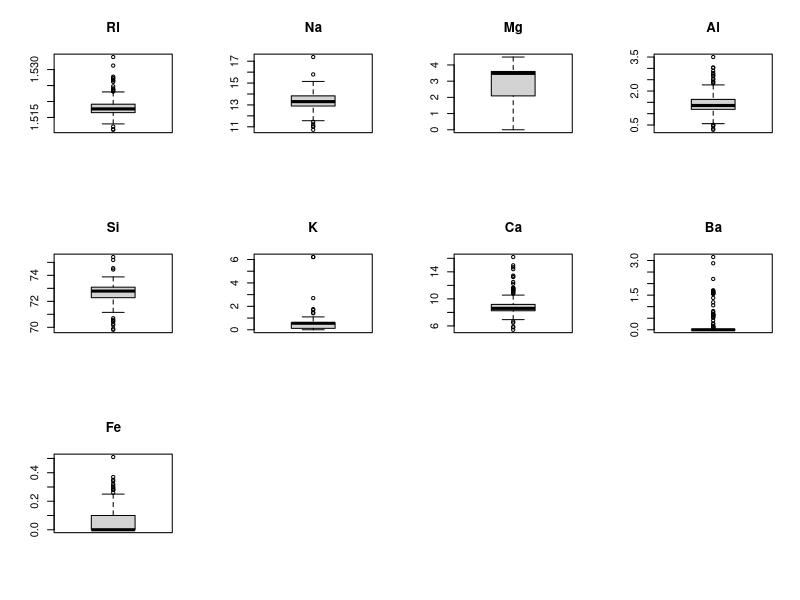
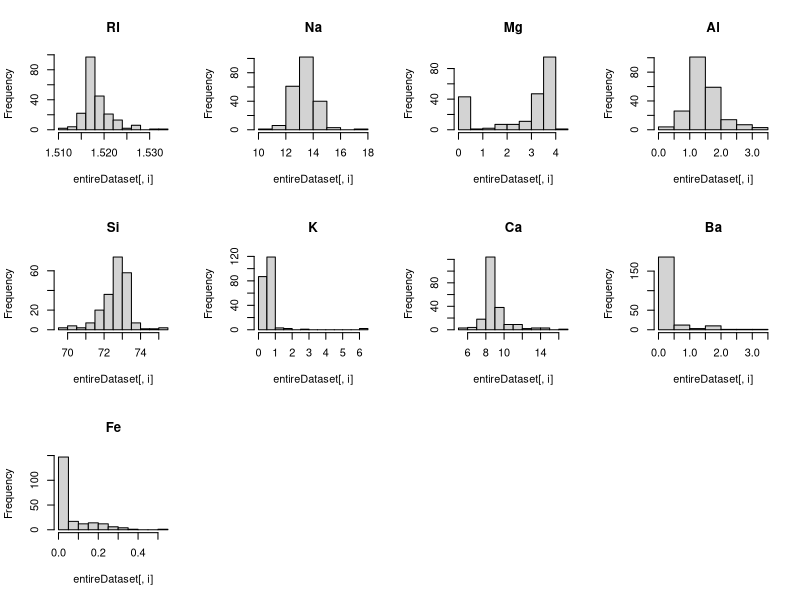
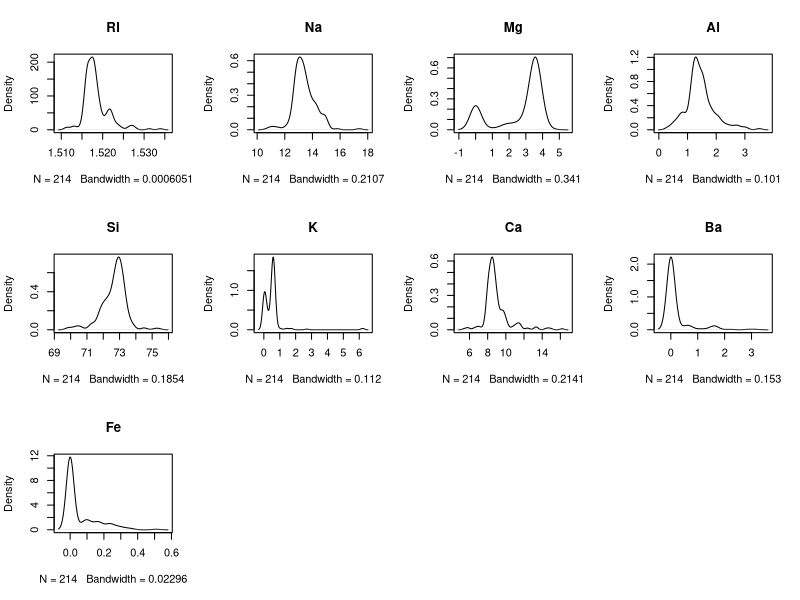
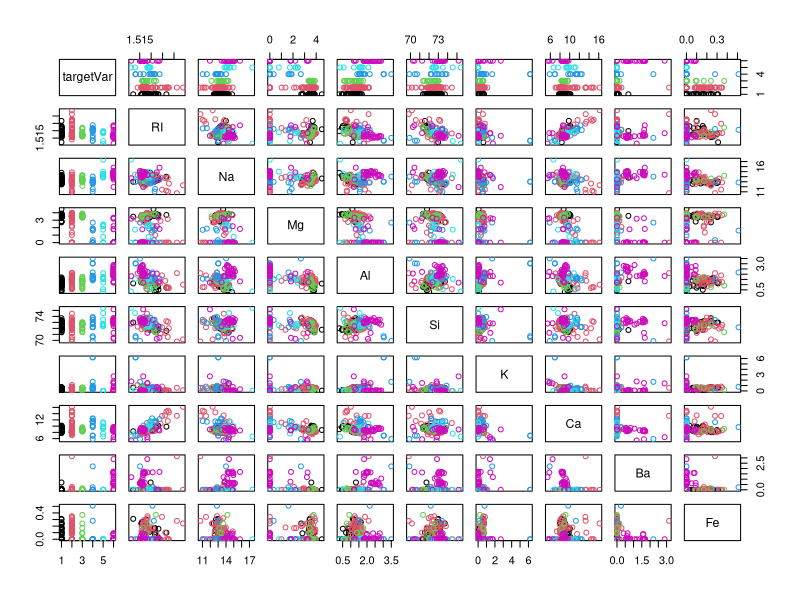
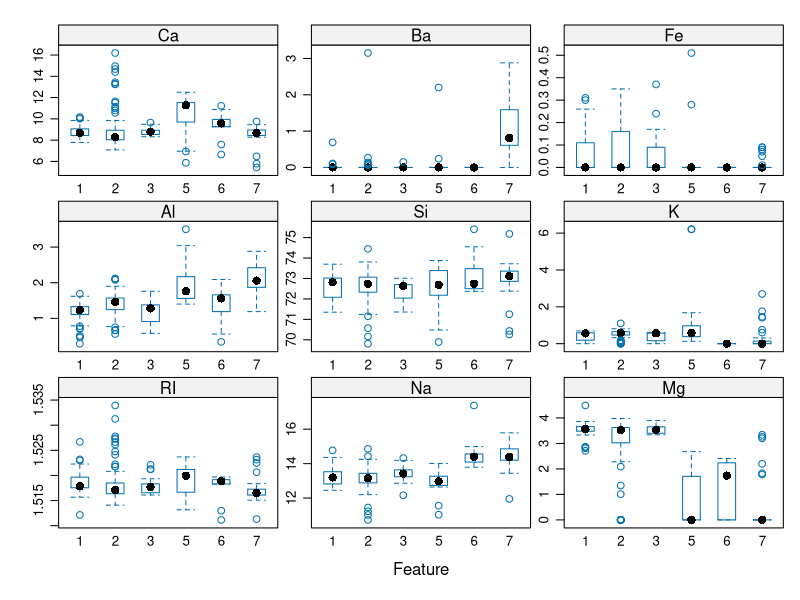
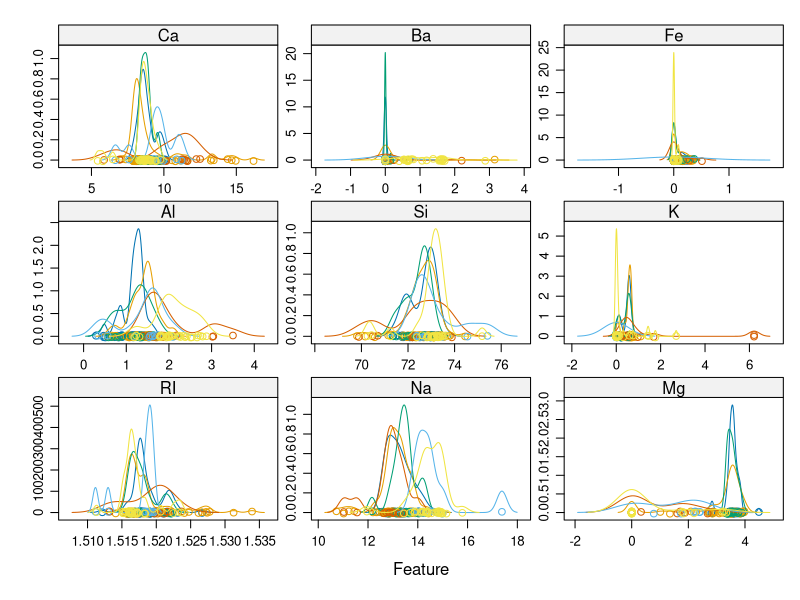
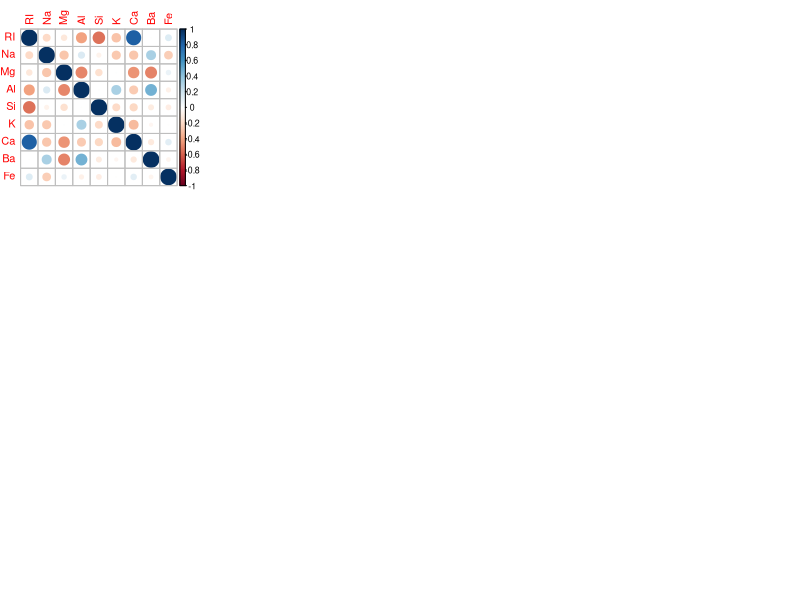

R code for these plots, in order: (Note: this script raises an error after producing the figures.)
## ---- chunk 1
knitr::opts_chunk$set(echo = TRUE)
## ---- chunk 2
startTimeScript <- proc.time()
library(caret)
library(corrplot)
library(mlbench)
## ---- chunk 3
#entireDataset <- read.csv("some_dataset.csv", header= TRUE, stringsAsFactors = FALSE)
data(Glass)
entireDataset <- Glass

# Rename the class column/target to a standard label
colnames(entireDataset)[ncol(entireDataset)] <- "targetVar"
## ---- chunk 4
# Create one random seed number for reproducible results
seedNum <- 888
set.seed(seedNum)

# Use variable totCol to hold the number of columns in the dataframe
totCol <- ncol(entireDataset)
## ---- chunk 5
# Set up a variable for the total number of attribute columns (totAttr)
totAttr <- totCol-1
# Set up the number of row and columns for visualization display. dispRow * dispCol should be >= totAttr
dispCol <- 4
if (totAttr%%dispCol == 0) {
dispRow <- totAttr%/%dispCol
} else {
dispRow <- (totAttr%/%dispCol) + 1
}
cat("Will attempt to create graphics grid (col x row): ", dispCol, ' by ', dispRow)
## ---- chunk 6
head(entireDataset)
## ---- chunk 7
dim(entireDataset)
## ---- chunk 8
sapply(entireDataset, class)
## ---- chunk 9
summary(entireDataset)
## ---- chunk 10
entireDataset_x <- entireDataset[,1:(totCol-1)]
entireDataset_y <- entireDataset[,totCol]
cbind(freq=table(entireDataset_y), percentage=prop.table(table(entireDataset_y))*100)
## ---- chunk 11
sapply(entireDataset, function(x) sum(is.na(x)))
## ---- chunk 12
# Boxplots for each attribute
par(mfrow=c(dispRow,dispCol))
for(i in 1:totAttr) {
	boxplot(entireDataset[,i], main=names(entireDataset)[i])
}
## ---- chunk 13
# Histograms each attribute
par(mfrow=c(dispRow,dispCol))
for(i in 1:totAttr) {
	hist(entireDataset[,i], main=names(entireDataset)[i])
}
## ---- chunk 14
# Density plot for each attribute
par(mfrow=c(dispRow,dispCol))
for(i in 1:totAttr) {
	plot(density(entireDataset[,i]), main=names(entireDataset)[i])
}
## ---- chunk 15
# Scatterplot matrix colored by class
pairs(targetVar~., data=entireDataset, col=entireDataset$targetVar)
## ---- chunk 16
# Box and whisker plots for each attribute by class
scales <- list(x=list(relation="free"), y=list(relation="free"))
featurePlot(x=entireDataset_x, y=entireDataset_y, plot="box", scales=scales)
## ---- chunk 17
# Density plots for each attribute by class value
featurePlot(x=entireDataset_x, y=entireDataset_y, plot="density", scales=scales)
## ---- chunk 18
# Correlation plot
correlations <- cor(entireDataset_x)
corrplot(correlations, method="circle")
## ---- chunk 19
# Not applicable for this iteration of the project.

# Mark missing values
#invalid <- 0
#entireDataset$some_col[entireDataset$some_col==invalid] <- NA

# Impute missing values
#entireDataset$some_col <- with(entireDataset, impute(some_col, mean))
## ---- chunk 20
# Not applicable for this iteration of the project.
## ---- chunk 21
# Not applicable for this iteration of the project.
## ---- chunk 22
set.seed(seedNum)

# Create a list of the rows in the original dataset we can use for training
training_index <- createDataPartition(entireDataset$targetVar, p=0.70, list=FALSE)
# Use 70% of data to training and testing the models
training <- entireDataset[training_index,]
# Select the remaining 30% of the data for validation
validation <- entireDataset[-training_index,]

dim(training)
dim(validation)
## ---- chunk 23
proc.time()-startTimeScript
## ---- chunk 24
# Run algorithms using 10-fold cross validation
control <- trainControl(method="repeatedcv", number=10, repeats=3)
metricTarget <- "Accuracy"
## ---- chunk 25
# Linear Discriminant Analysis (Classification)
startTimeModule <- proc.time()
set.seed(seedNum)
fit.lda <- train(targetVar~., data=training, method="lda", metric=metricTarget, trControl=control)
proc.time()-startTimeModule
## ---- chunk 26
# Decision Tree - CART (Regression/Classification)
startTimeModule <- proc.time()
set.seed(seedNum)
fit.cart <- train(targetVar~., data=training, method="rpart", metric=metricTarget, trControl=control)
proc.time()-startTimeModule
## ---- chunk 27
# k-Nearest Neighbors (Regression/Classification)
startTimeModule <- proc.time()
set.seed(seedNum)
fit.knn <- train(targetVar~., data=training, method="knn", metric=metricTarget, trControl=control)
proc.time()-startTimeModule
## ---- chunk 28
# Support Vector Machine (Regression/Classification)
startTimeModule <- proc.time()
set.seed(seedNum)
fit.svm <- train(targetVar~., data=training, method="svmRadial", metric=metricTarget, trControl=control)
proc.time()-startTimeModule
## ---- chunk 29
# Bagged CART (Regression/Classification)
startTimeModule <- proc.time()
set.seed(seedNum)
fit.bagcart <- train(targetVar~., data=training, method="treebag", metric=metricTarget, trControl=control)
proc.time()-startTimeModule
## ---- chunk 30
# Random Forest (Regression/Classification)
startTimeModule <- proc.time()
set.seed(seedNum)
fit.rf <- train(targetVar~., data=training, method="rf", metric=metricTarget, trControl=control)
proc.time()-startTimeModule
## ---- chunk 31
# Stochastic Gradient Boosting (Regression/Classification)
startTimeModule <- proc.time()
set.seed(seedNum)
fit.gbm <- train(targetVar~., data=training, method="gbm", metric=metricTarget, trControl=control, verbose=F)
proc.time()-startTimeModule
## ---- chunk 32
results <- resamples(list(LDA=fit.lda, CART=fit.cart, kNN=fit.knn, SVM=fit.svm, BagCART=fit.bagcart, RF=fit.rf, GBM=fit.gbm))
summary(results)
dotplot(results)
cat('The average accuracy from all models is:',
    mean(c(results$values$`LR~Accuracy`,results$values$`CART~Accuracy`,results$values$`kNN~Accuracy`,results$values$`SVM~Accuracy`,results$values$`BagCART~Accuracy`,results$values$`RF~Accuracy`,results$values$`GBM~Accuracy`)))
## ---- chunk 33
# Tuning algorithm #1 - Bagged CART
startTimeModule <- proc.time()
set.seed(seedNum)
fit.final1 <- fit.bagcart
print(fit.final1)
proc.time()-startTimeModule
## ---- chunk 34
# Tuning algorithm #2 - Random Forest
startTimeModule <- proc.time()
set.seed(seedNum)
grid <- expand.grid(mtry = c(1:5))
fit.final2 <- train(targetVar~., data=training, method="rf", metric=metricTarget, tuneGrid=grid, trControl=control)
plot(fit.final2)
print(fit.final2)
proc.time()-startTimeModule
## ---- chunk 35
# Tuning algorithm #3 - Stochastic Gradient Boosting
startTimeModule <- proc.time()
set.seed(seedNum)
grid <- expand.grid(.n.trees=c(100, 200, 300), .shrinkage=c(0.01, 0.05, 0.1), .interaction.depth=c(1, 2, 3), .n.minobsinnode=c(3, 6, 10))
fit.final3 <- train(targetVar~., data=training, method="gbm", metric=metricTarget, tuneGrid=grid, trControl=control, verbose=F)
plot(fit.final3)
print(fit.final3)
proc.time()-startTimeModule
## ---- chunk 36
results <- resamples(list(BAGCART=fit.final1, RF=fit.final2, GBM=fit.final3))
summary(results)
dotplot(results)
## ---- chunk 37
predictions <- predict(fit.final2, newdata=validation)
confusionMatrix(predictions, validation$targetVar)
## ---- chunk 38
startTimeModule <- proc.time()
library(randomForest)
set.seed(seedNum)
finalModel <- randomForest(targetVar~., entireDataset, mtry=4, na.action=na.omit)
summary(finalModel)
proc.time()-startTimeModule
## ---- chunk 39
#saveRDS(finalModel, "./finalModel_MultiClass.rds")
## ---- chunk 40
proc.time()-startTimeScript
